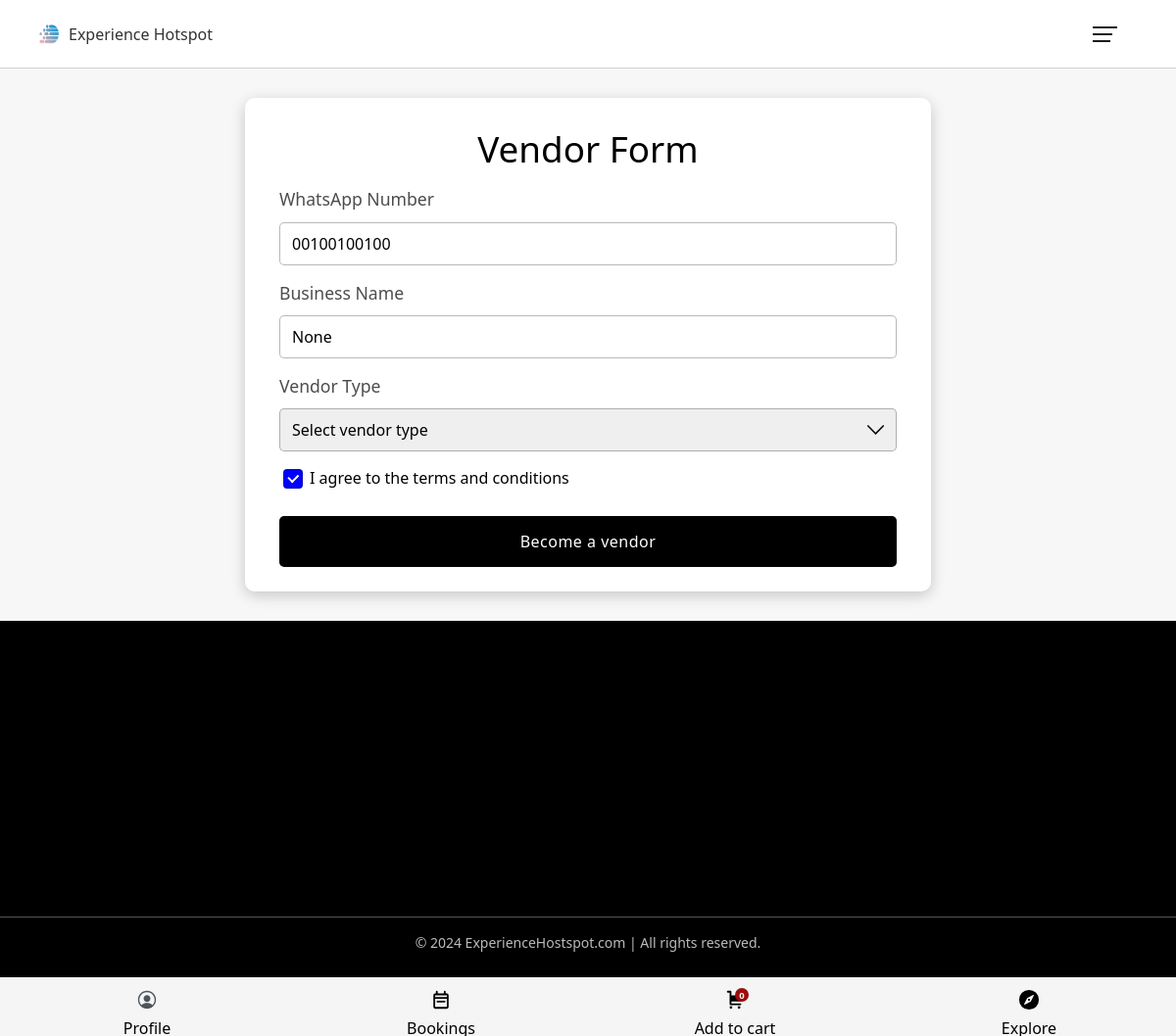
The page /vendor/form (signed in) on the database as committed earlier.
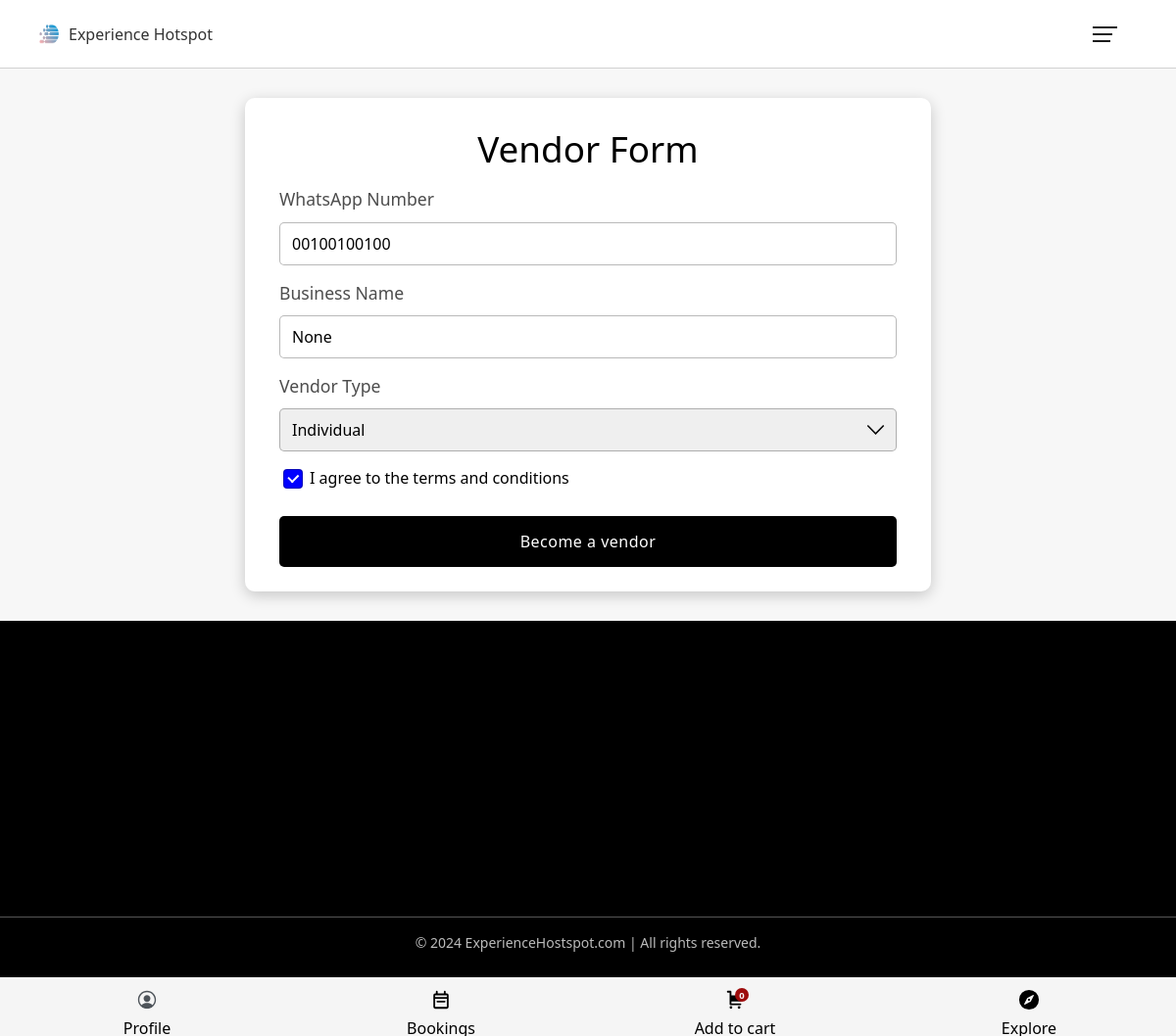
The same page on the database as committed later.
### base/models.py (models this page shows, shortened)
class CustomUser(AbstractUser):
    phone_number = models.CharField(max_length=15, null=True, blank=True)
    business_name = models.CharField(max_length=255, null=True, blank=True)
    vendor_type = models.CharField(max_length=20, choices=[('individual', 'Individual'), ('small_business', 'Small Business'), ('organization', 'Organization')], null=True, blank=True)
    verification_code = models.CharField(max_length=6, blank=True, null=True)  # Store the verification code
    is_verified = models.BooleanField(default=False)
    is_agreed = models.BooleanField(default=False)
    is_vendor  = models.BooleanField(default=False)
    is_online = models.BooleanField(default=False)
    date_birth =models.DateField( null=True)
    role = models.CharField(max_length=10, choices=[('user', 'User'), ('vendor', 'Vendor')], default='user')

### Vendors/views.py (the view, shortened to what this page needs)
# urls.py: path('form',views.form,name="form"),
@login_required(login_url='signin')
def form(request):
    user = request.user
    return render(request, 'vendor/form.html', {
        'user': user,
    })

### base/templates/vendor/form.html (shortened to what this page needs)
{% extends "base.html" %}
{% load static %}
{% block context %}
<!DOCTYPE html>
<html lang="en">
<head>
    <link rel="stylesheet" href="{% static 'css/style.css' %}">
</head>
<body>
<div class="container">
    <div class="row justify-content-center">
        <div class="vendor-form-wrapper">
            <div class="bs util-form-container">
                <h2 class="page-head">Vendor Form</h2>
                <form class="contact-form flex-column gp-5" method="post">
                    <div class="form-control-container">
                        <label for="phone_number" class="form-label">WhatsApp Number</label>
                        <input type="text" class="form-control" id="phone_number" name="phone_number" placeholder="Enter phone number" value="{{ user.phone_number }}" required>
                    </div>
                    <div class="form-control-container">
                        <label for="business_name" class="form-label">Business Name</label>
                        <input type="text" class="form-control" id="business_name" name="business_name" placeholder="Enter business name" value="{{ user.business_name }}">
                    </div>
                    <div class="form-control-container">
                        <label for="vendor_type" class="form-label">Vendor Type</label>
                        <select class="vendor form-select" id="vendor_type" name="vendor_type" required>
                            <option value="">Select vendor type</option>
                            <option value="individual" {% if user.vendor_type == 'individual' %}selected{% endif %}>Individual</option>
                        </select>
                    </div>
                    <div class="vendor input-container">
                        <input type="checkbox" class="form-check-input" id="is_agreed" name="is_agreed" {% if user.is_agreed %}checked{% endif %}>
                        <label class="form-check-label" for="is_agreed">I agree to the terms and conditions</label>
                    </div>
                    <button type="submit" class="submit-btn btn btn-black">Become a vendor</button>
                </form>
            </div>
        </div>
    </div>
</div>
</body>
</html>
{% endblock context %}

Rows that differ between the two databases and show on the page:
changed CustomUser "None": vendor_type (not shown) → "Individual"
Other text that changed with them:
form field vendor_type: "Select vendor type" → (not shown)
